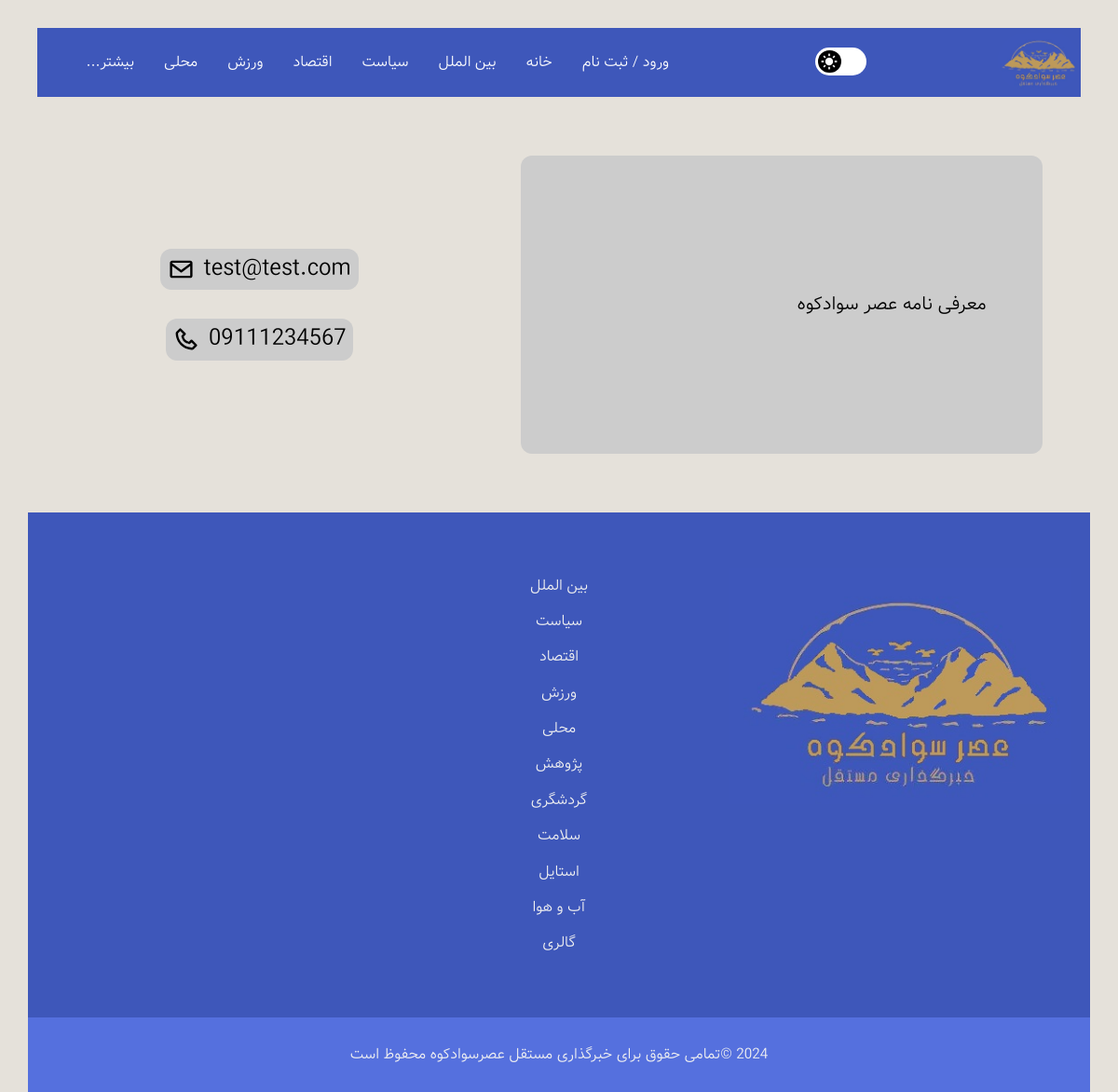
The page /home/about-us/ on the database its author committed.
### customize/models.py (models this page shows, shortened)
class AboutUs(models.Model):
    intro_text = models.TextField(verbose_name='متن معرفی', null=True)
    email = models.EmailField(max_length=100, verbose_name='ایمیل ارتباطی', null=True)
    phone_number = models.CharField(max_length=100, verbose_name='شماره تلفن ارتباظی', null=True)
    class Meta:
        verbose_name = 'صفحه درباره'
        verbose_name_plural = 'مدیریت صفحه درباره'

### customize/views.py (the view)
# urls.py: path('', views.AboutUsView.as_view(), name='about_page'),
class AboutUsView(TemplateView):
    template_name = 'about-us.html'
    def get_context_data(self, **kwargs):
        context = super(AboutUsView, self).get_context_data(**kwargs)
        data: AboutUs = AboutUs.objects.all().order_by('id')
        context['data'] = data
        return context

### template/about-us.html (shortened to what this page needs)
{% load static %}
<!doctype html>
<html class="no-js" lang="fa" dir="rtl">
<head>
  <link href="https://stackpath.bootstrapcdn.com/font-awesome/4.7.0/css/font-awesome.min.css" rel="stylesheet"
>
  <link rel="stylesheet" href="{% static 'css/normalize.css' %}">
  <link rel="stylesheet" href="{% static 'css/main.css' %}">
  <link rel="stylesheet" href="{% static 'css/about-us.css' %}">
</head>
<body id="top" class="body_color">
  <div class="content-wrap main_color">
    <header role="banner">
      <section class="nav-section content_color1">
        <div class="logo">
          <img src="{% static 'images/logo.jpg' %}" alt="logo">
        </div>
        <div id="DL_mode" class="bg_white">
          <div id="DL_btn" class="bg_black">
              <img id="DL_status" src="{% static 'images/light.png' %}" alt="">
          </div>
        </div>
        <nav class="nav-menu" role="navigation">
          <ul class="nav-links">
            {% if request.user.is_authenticated %}
              <li><a href="{% url 'logout_page' %}" title="logout">خروج</a></li>
            {% else %}
              <li><a href="{% url 'register_page' %}" title="register">ورود / ثبت نام</a></li>
            {% endif %}
            <li><a href="{% url 'home_page' %}" title="Home">خانه</a></li>
            <li><a href="{% url 'world-page' %}" title="Business">بین الملل</a></li>
            <li><a href="{% url 'politics-page' %}" title="Politics">سیاست</a></li>
            <li><a href="{% url 'economy-page' %}" title="Business">اقتصاد</a></li>
            <li><a href="{% url 'sport-page' %}" title="Sport">ورزش</a></li>
            <li><a href="{% url 'local-page' %}" title="Entertainment">محلی</a></li>
            <li>
              <a href="#more" title="More">بیشتر...<span class="dropdown-toggle" aria-expanded="false"></span>
                <span class="screen-reader-text">Expand child menu</span></a>
            </li>
          </ul>
        </nav>
      </section>
    </header>
    <main class="main" role="main">
      {% for dats in data %}
        <section class="about-us">
          <p>{{ dats.intro_text }}</p>
          <div class="links">
              <a><div>{{ dats.email }}</div><img src="{% static 'images/email.svg' %}" alt=""></a>
              <a><div>{{ dats.phone_number }}</div><img src="{% static 'images/phone.svg' %}" alt=""></a>
          </div>
        </section>
      {% endfor %}
    </main>
    <div class="footer-links content_color1">
      <ul class="main-footer-links">
        <li><a href="{% url 'world-page' %}" title="world">بین الملل</a></li>
        <li><a href="{% url 'politics-page' %}" title="Politics">سیاست</a></li>
        <li><a href="{% url 'economy-page' %}" title="Business">اقتصاد</a></li>
        <li><a href="{% url 'sport-page' %}" title="Sport">ورزش</a></li>
        <li><a href="{% url 'local-page' %}" title="Entertainment">محلی</a></li>
        <li><a href="{% url 'science-page' %}" title="Science">پژوهش</a></li>
        <li><a href="{% url 'travel-page' %}" title="Travel">گردشگری</a></li>
        <li><a href="{% url 'health-page' %}" title="Health">سلامت</a></li>
        <li><a href="{% url 'style-page' %}" title="Style">استایل</a></li>
        <li><a href="{% url 'weather-page' %}" title="Weather">آب و هوا</a></li>
        <li><a href="{% url 'gallery-page' %}" title="Video">گالری</a></li>
      </ul>
      <img class="footer-logo" src="{% static 'images/logo.jpg' %}" alt="">
    </div>
    <footer class="content_color2" role="contentinfo">
      <p class="content_color2">2024 &copy;تمامی حقوق برای خبرگذاری مستقل عصرسوادکوه محفوظ است</p>
    </footer>
  </div>
</body>
</html>

### static/css/main.css (style rules this page uses)
* { font-family: vazir; word-wrap: break-word; }
:root { --smoky-black: #0c0c0c; --raisin-black: #222222; --lapis-lazuli: #21759b; --dark-medium-gray: #a9a9a9; --cornell-red: #bb1919; --anti-flash-white: #f1f1f1; --very-light-gray: #e2e2e2; --gray80: #cccccc; }
html { box-sizing: border-box; }
*, *:before, *:after { box-sizing: inherit; transition: all 0.3s; }
ul, li { padding: 0; margin: 0; list-style: none; }
a { text-decoration: none; }
img { display: block; width: 100%; height: auto; }
.body_color { background-color: #f7f2e0; }
.main_color { background-color: #E5E1DA; }
.content_color1 { background-color: #3e57ba; }
.content_color2 { background-color: #5570de; }
#DL_mode { width: 55px; height: 30px; align-content: center; border-radius: 1.5vw; transition: all 0.4s; direction: ltr; }
#DL_btn { width: 25px; height: 24px; border-radius: 1.5vw; display: flex; justify-content: center; align-items: center; transition: all 0.4s; margin-left: 3px; }
#DL_status { width: 20px; height: 20px; transition: all 0.4s; }
.bg_black { background-color: black; }
.bg_white { background-color: white; }
.nav-section { position: relative; padding-bottom: 2px; display: flex; align-items: center; justify-content: space-around; }
.nav-links { display: none; }
.nav-links li { opacity: 0; }
.nav-menu li a { display: block; color: #fff; padding: 0.7em 1em; }
.nav-menu li a[href='#more'] { display: none; }
.main { display: flex; flex-wrap: wrap; justify-content: space-between }
.footer-links { padding: 20px; }
.footer-links ul { align-items: center; width: 100%; }
.footer-links a { display: flex; justify-content: center; padding: 10px; color: var(--anti-flash-white); }
.footer-logo { width: 100%; height: 100%; }
.main-footer-links { padding-top: 20px; }
footer { position: relative; padding: 5px; }
footer p { display: flex; justify-content: center; padding: 10px; color: var(--anti-flash-white); }
@media only screen and (min-width: 56em) { .content-wrap { max-width: 1280px; margin: 0 auto; padding: 30px 30px 0px 30px; } }
@media only screen and (min-width: 56em) { .nav-section { display: flex; background: 787878; justify-content: space-between; align-items: center; margin-left: 10px; margin-right: 10px; } }
@media only screen and (min-width: 56em) { .nav-links { height: 38px; } }
@media only screen and (min-width: 56em) { .nav-menu ul { display: flex; justify-content: space-around; } }
@media only screen and (min-width: 56em) { .nav-menu li { position: relative; } }
@media only screen and (min-width: 56em) { .nav-menu li a[href='#more'] { display: block; width: 120px; } }
@media only screen and (min-width: 56em) { .dropdown-toggle { margin: 0; padding: 0 0.5em; border: 0; content: ''; text-transform: lowercase; background-color: transparent; } }
@media only screen and (min-width: 56em) { .dropdown-toggle:after { position: relative; top: 0; left: 0; width: 42px; color: var(--anti-flash-white); content: '\f107'; line-height: 1em; } }
@media only screen and (min-width: 56em) { .nav-links li { opacity: 1; } }
@media only screen and (min-width: 56em) { .footer-links { display: grid; grid-template-columns: 1fr 1fr 1fr; padding-top: 60px; padding-bottom: 60px; } }
@media only screen and (min-width: 56em) { .main-footer-links { padding-top: 0; grid-column: 2/3; grid-row: 1/3; } }

### static/css/about-us.css (style rules this page uses)
* { font-family: vazir; word-wrap: break-word; }
.logo { width: 8%; }
.logo img { width: 100%; height: 10%; border-radius: 50vw; margin: 5px 0; }
.about-us { width: 98.3%; height: 400px; display: flex; justify-content: space-around; margin: 2% 0.8% 2% 0.5%; align-items: center; }
.about-us p { width: 50%; height: 80%; background-color: rgb(204, 204, 204); border-radius: 1vw; font-size: 20px; padding: 10px 60px; align-content: center; }
.about-us .links { width: 35%; height: 30%; display: flex; flex-direction: column; justify-content: space-between; align-items: center; }
.about-us .links a { width: fit-content; height: 37%; padding: 2%; background-color: rgb(204, 204, 204); color: black; border-radius: 1vw; font-size: 25px; align-items: center; display: flex; justify-content: space-between; }
.about-us .links a img { width: 17%; height: 100%; }
.about-us .links a div { margin-left: 10px; }

### rows shown on the page
AboutUs: intro_text "معرفی نامه عصر سوادکوه", email "test@test.com", phone_number "09111234567"
